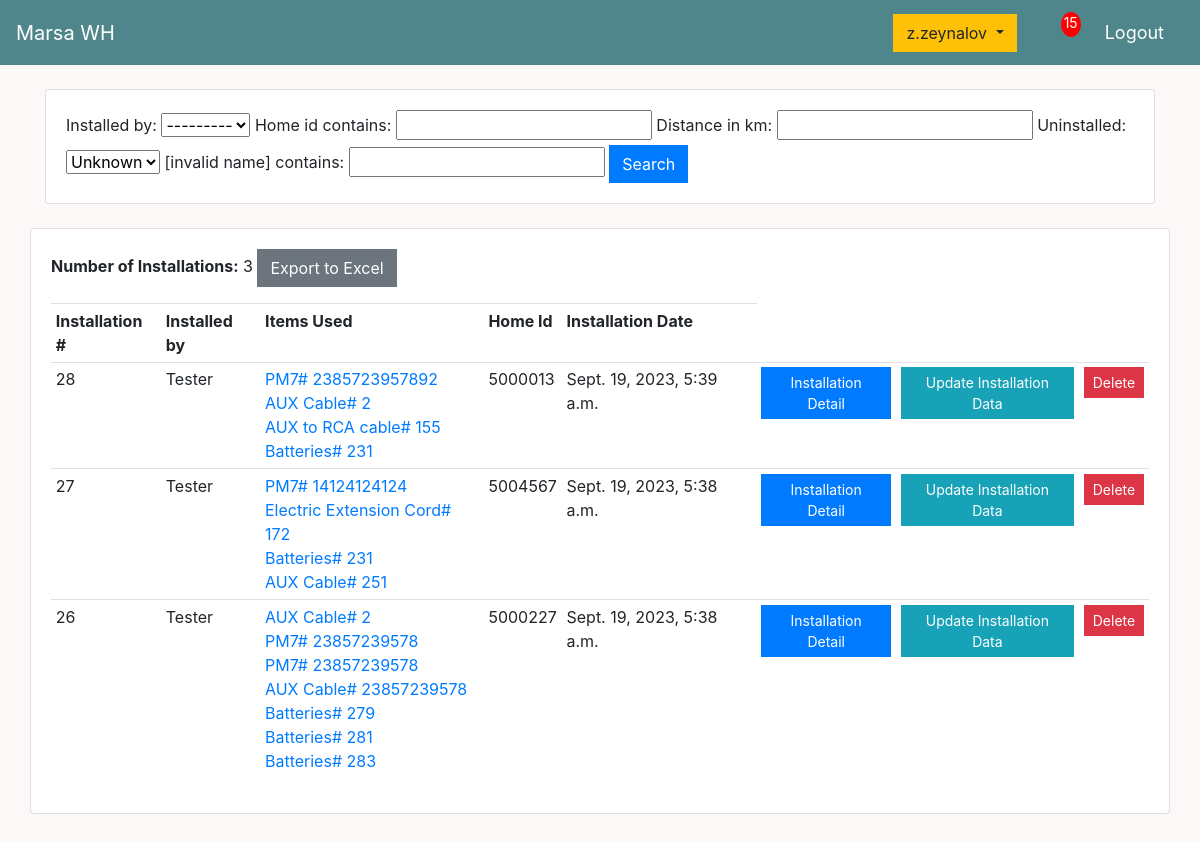
Screenshot of /installation_list/ (signed in) with the database file from the repository.
### main/models.py (models this page shows, shortened)
class Installation(models.Model):
    installation_date = models.DateTimeField(auto_now_add=True)
    items_used = models.ManyToManyField(InventoryItem)
    installed_by = models.ForeignKey(Holder, on_delete=models.SET_NULL, null=True)
    home_id = models.CharField(max_length=15, null=True)
    distance_in_km = models.FloatField(null=True, blank=True)
    uninstalled = models.BooleanField(default=False)

class Holder(models.Model):
    holder_name = models.CharField(max_length = 30)
    def __str__(self):
        return self.holder_name

class InventoryItem(models.Model):
    STATUS = (
            ('Installed', 'Installed'),
            ('In hands of', 'In hands of'),
            ('Warehouse', 'Warehouse'),
            )
    title = models.ForeignKey(ItemTitle, on_delete=models.SET_NULL, null=True)
    date_registered = models.DateTimeField(auto_now_add=True)
    added_by = models.ForeignKey(TechUser, on_delete=models.SET_NULL, null=True, blank=True)
    item_type = models.ForeignKey(ItemType, on_delete=models.SET_NULL, null=True)
    held_by = models.ForeignKey(Holder, on_delete=models.SET_NULL, null=True, blank=True)
    status = models.CharField(max_length=15, null=True, choices=STATUS, default="Warehouse")
    registration_key = models.CharField(max_length=15, null=True, blank=True)
    home_id = models.CharField(max_length=15, null=True, blank=True)
    physical_serial_number = models.CharField(max_length=11, null=True, blank=True)
    depreciated_status = models.BooleanField(default=False)
    imei_1 = models.CharField(max_length=45, null=True, blank=True)
    imei_2 = models.CharField(max_length=45, null=True, blank=True)
    phone_number_1 = models.CharField(max_length=30, null=True, blank=True)
    phone_number_2 = models.CharField(max_length=30, null=True, blank=True)
    def __str__(self):
        if self.physical_serial_number!=None:
            return str(self.title.item_name + "# " + str(self.physical_serial_number)) or ''
        else:
            return str(self.title.item_name + "# " + str(self.id)) or ''

class ItemTitle(models.Model):
    item_name = models.CharField(max_length = 35)

### main/decorators.py (the view)
		def wrapper_func(request, *args, **kwargs):
			group = None
			if request.user.groups.exists():
				group = request.user.groups.all()[0].name
			else:
				return render(request, 'group_not_fitting.html')
			if group in allowed_roles:
				return view_func(request, *args, **kwargs)
			else:
				return render(request, 'login.html')

### templates/installation_list.html (shortened to what this page needs)
{%  extends 'main.html' %}
{% block content %}
<div class="row">
	<div class="col">
		<div class="card card-body">
			<form method="get">
				{{InstallationFilter.form}}
		    <button class="btn btn-primary" type="submit">Search</button>
		  </form>
		</div>
	</div>
</div>
<br>
<div class="row">
<div class="card card-body">
			<table class="table table-sm">
				<p><b>Number of Installations:</b> {{installations_count}} <a href="{% url 'installation_list_excel' %}" class="btn btn-secondary"> Export to Excel</a></p>
				<tr>
					<th>Installation #</th>
					<th>Installed by</th>
					<th>Items Used</th>
					<th>Home Id</th>
					<th>Installation Date</th>
				</tr>
				{% for install in installations %}
					<tr>
						<td>{{install.id}}</td>
						<td>{{install.installed_by}}</td>
						<td>
						{% for item in install.items_used.all %}
						<a href="{% url 'inventory_item' item.id %}">{{ item }}</a>
						<br>
						{% endfor %}
						</td>
						<td>{{install.home_id}}</td>
						<td>{{install.installation_date}}</td>
						<td><a class="btn btn-sm btn-primary" href="{% url 'installation' install.id %}">Installation Detail</a></td>
						<td><a class="btn btn-sm btn-info" href="{% url 'installation_update' install.id %}">Update Installation Data</a></td>
						<td><a class="btn btn-sm btn-danger" href="{% url 'installation_delete' install.id %}">Delete</a></td>
					</tr>
				{% endfor %}
			</table>
	</div>
</div>
	<br>
	<br>
{% endblock content %}

### templates/main.html (shortened to what this page needs)
{% load static %}
<!DOCTYPE html>
<html>
<head>
    <link rel="stylesheet" href="https://stackpath.bootstrapcdn.com/bootstrap/4.4.1/css/bootstrap.min.css">
    <link rel="stylesheet" href="https://use.fontawesome.com/releases/v5.6.1/css/all.css">
    <link rel="stylesheet" type="text/css" href="{% static 'css/master.css' %}">
</head>
<body>
    <nav class="navbar navbar-expand-lg navbar-dark bg-dark">
      {% if request.user.is_staff %}
      <a class="navbar-brand" href="{% url 'index_view' %}">Marsa WH</a>
      {% else %}
      <a class="navbar-brand" href="{% url 'tech_dashboard' %}">Marsa WH</a>
      {% endif %}
      <div class="collapse navbar-collapse" id="navbarSupportedContent">
        <ul class="navbar-nav mr-auto">
          <li class="nav-item active">
            <a class="nav-link" href=""> <span class="sr-only">(current)</span></a>
          </li>
          <li class="nav-item active">
            <a class="nav-link" href=""> <span class="sr-only">(current)</span></a>
          </li>
        </ul>
        </div>
      <div class="form-inline my-2 my-lg-0">
            {% if request.user.is_authenticated %}
                {% if request.user.is_staff %}
                        <span style="font-size: 18px;color: #fff;margin-right: 20px;">
                        <div class="btn-group">
                          <button type="button" class="btn btn-warning dropdown-toggle" data-toggle="dropdown" aria-haspopup="true" aria-expanded="false">
                             {{request.user}}
                          </button>
                        </div>
                        </span>
                        <span><a class="dropdown-item" href="{% url 'alarm_list' %}"><p id="cart-total">{{unchecked_alarms_count}}</p></a></span>
                        <span><a style="font-size: 18px;color: #fff;margin-right: 20px;" href="{% url 'logout' %}">Logout</a></span>
                    {% endif %}
            {% else %}
            <a href="{% url 'login' %}" class="btn btn-warning">Login</a>
            {% endif %}
        </div>
    </nav>
     <div class="container">
            <br>
            {% block content %}
            {% endblock content %}
     </div>
    <br>
    <br>
    <br>
    <br>
</body>
</html>

### static/css/master.css (style rules this page uses)
body { margin: 0; padding: 0; height: 100%; background-color: hsl(0, 40%, 98%); }
.bg-dark { background-color: #4f868c!important; }
#cart-total { display: block; text-align: center; color:#fff; background-color: red; width: 20px; height: 25px; border-radius: 50%; font-size: 14px; }
.btn { border-radius: 0; }

### rows the page displays
Installation: id "28", installed_by "Tester", home_id "5000013", installation_date "Sept. 19, 2023, 5:39 a.m."
InventoryItem: physical_serial_number+title "PM7# 2385723957892"
InventoryItem: physical_serial_number+title+id "AUX Cable# 2"
InventoryItem: physical_serial_number+title+id "AUX to RCA cable# 155"
InventoryItem: physical_serial_number+title+id "Batteries# 231"
Installation: id "27", installed_by "Tester", home_id "5004567", installation_date "Sept. 19, 2023, 5:38 a.m."
InventoryItem: physical_serial_number+title "PM7# 14124124124"
InventoryItem: physical_serial_number+title+id "Electric Extension Cord# 172"
InventoryItem: physical_serial_number+title+id "AUX Cable# 251"
Installation: id "26", installed_by "Tester", home_id "5000227", installation_date "Sept. 19, 2023, 5:38 a.m."
InventoryItem: physical_serial_number+title "PM7# 23857239578"
InventoryItem: physical_serial_number+title "PM7# 23857239578"
InventoryItem: physical_serial_number+title "AUX Cable# 23857239578"
InventoryItem: physical_serial_number+title+id "Batteries# 279"
InventoryItem: physical_serial_number+title+id "Batteries# 281"
InventoryItem: physical_serial_number+title+id "Batteries# 283"

### other values shown
{{ request.user }} "z.zeynalov"
{{ unchecked_alarms_count }} "15"
{{ installations_count }} "3"
